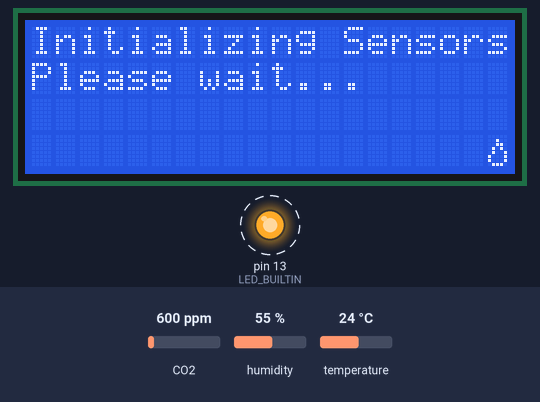
A sketch run on a simulated Arduino Uno, built with avr-gcc and run on an emulated ATmega328P. Parts: 20×4 character LCD, output pins drawn as LEDs (lit = HIGH). Dashed ring = blinking. The test bench sets the inputs (shaded band); at power-on: temperature 24 °C, humidity 55 %, CO2 600 ppm. What the sketch prints to the serial monitor is not drawn.

Above: at 5.9 s.
6.0 s: temperature set to 10.3 °C
At 7.7 s:
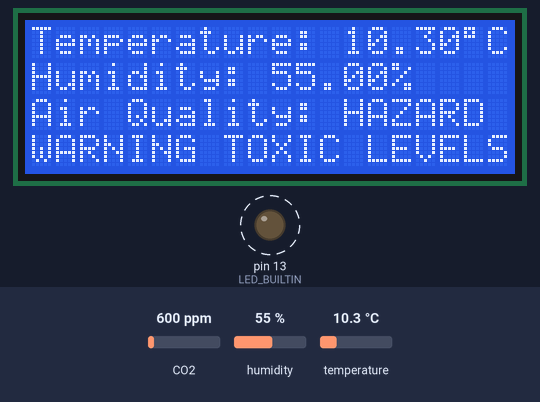
12.2 s: temperature set to 9.5 °C
At 13.2 s:
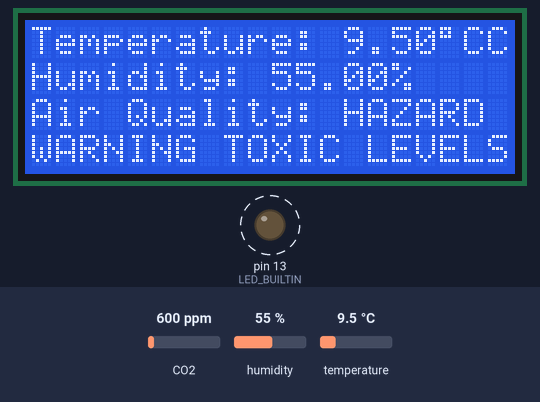
18.3 s: humidity set to 22 %
At 19.9 s:
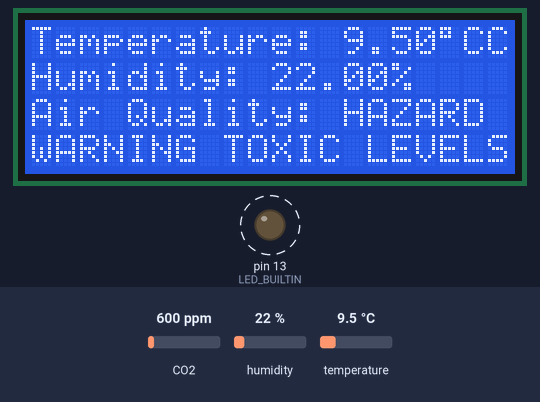
21.3 s: humidity set to 40 %
At 23.2 s:
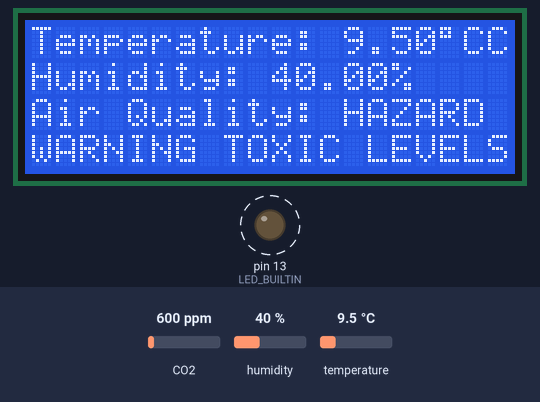
Timing chart, 0 to 25.3 s (numbered marks = the images above; inputs shaded):
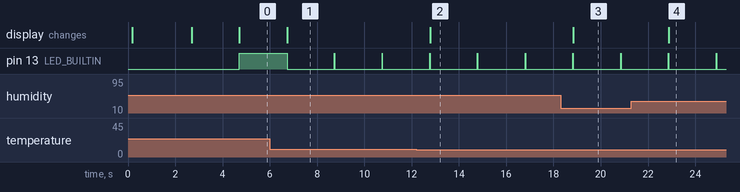

Measured:
- the behaviour switches between 10 and 9.9 °C on temperature (found by bisection; images 1 and 2)
- after the input at 6.0 s, the display: changes after 0.73 s (image 1)
- after the input at 12.2 s, the display: changes after 0.59 s (image 2)
- after the input at 18.3 s, the display: changes after 0.54 s (image 3)
- after the input at 21.3 s, the display: changes after 1.6 s (image 4)
- by itself, pin 13 (LED_BUILTIN): alternates HIGH for 0.02 s and LOW for 2.0 s

The sketch:

TESSERACT.ino
```cpp
//#include <SoftwareSerial.h>
#include <LiquidCrystal.h>
#include <DHT_U.h>
#include <DHT.h>
#include <MQ135.h>

// defines

#define dataPin 2
#define DHTType DHT22
#define ANALOGPIN 0

// Global variables

int charCount = 0, loop_run = 0;
// how many passes are required for preloading MQ135 (recommended 60)
const int loadTime = 1; // <-- 1 to load instantly

//SoftwareSerial s(5,6);
LiquidCrystal lcd(7, 8, 9, 10, 11, 12);
DHT dht = DHT(dataPin, DHTType);
MQ135 gasSensor = MQ135(ANALOGPIN);

// Initialize the special characters
byte charS[] = {
  B01111,
  B10000,
  B10000,
  B01110,
  B00001,
  B11110,
  B00000,
  B11111
};

byte charI[] = {
  B01110,
  B00100,
  B00100,
  B00100,
  B00100,
  B01110,
  B00000,
  B11111
};

byte charL[] = {
  B10000,
  B10000,
  B10000,
  B10000,
  B10000,
  B11111,
  B00000,
  B11111
};

byte charC[] = {
  B01110,
  B10001,
  B10000,
  B10000,
  B10001,
  B01110,
  B00000,
  B11111
};

byte charO[] = {
  B01110,
  B10001,
  B10001,
  B10001,
  B10001,
  B01110,
  B00000,
  B11111
};

byte charN[] = {
  B10001,
  B11001,
  B10101,
  B10101,
  B10011,
  B10001,
  B00000,
  B11111
};

byte charPlug[] = {
  B00000,
  B00100,
  B00110,
  B01010,
  B01001,
  B10001,
  B10001,
  B01110
};


// Main functions

void setup() {
  //s.begin(9600);
  Serial.begin(9600);
  pinMode(LED_BUILTIN, OUTPUT);
  dht.begin();
  // set up the LCD
  lcd.begin(20, 4);
  lcd.noDisplay();
  delay(100);
  lcd.display();

  printWelcomeScreen();
  delay(2500);
  lcd.clear();
  printCredits();
  delay(2000);
  digitalWrite(LED_BUILTIN, HIGH);
  lcd.clear();
  printSpecialChar(charPlug, 19, 3);
}

void loop() {
  if (loop_run == 0) {
    lcd.home();
    lcd.print("Initializing Sensors");
    lcd.setCursor(0, 1);
    lcd.print("Please wait...");
  } else {
    digitalWrite(LED_BUILTIN, LOW);
  }

  delay(2000); // wait for init
  loop_run++;
  digitalWrite(LED_BUILTIN, HIGH); // blink each pass

  float h = dht.readHumidity();
  float t = dht.readTemperature();
  float rzero = gasSensor.getRZero();
  float ppm = gasSensor.getPPM();

  lcd.home();
  lcd.print("Temperature: ");
  lcd.print(t);
  lcd.print((char) 223);
  lcd.print("C");
  lcd.setCursor(0, 1);
  lcd.print("Humidity: ");
  lcd.print(h);
  lcd.print("%");

  int warn = 0;
  lcd.setCursor(0, 2);
  lcd.print("Air Quality: ");
  if (loop_run < loadTime) {
    lcd.print("WAITING");
  } else {
    warn = showAirStr(ppm);
  }

  lcd.setCursor(0, 3);
  if (loop_run < loadTime) {
    lcd.print("SENSOR LOADING ");
    lcd.print((loadTime - loop_run) * 2);
    lcd.print(" ");
    return; // wait until sensor has finished loading
  }

  if (warn == 0) {
    lcd.print("Gases within limits ");
  } else if (warn == 1) {
    lcd.print("Gases outside limits");
  } else if (warn == 2) {
    lcd.print("WARNING TOXIC LEVELS");
  } else if (warn == -1) {
    lcd.print("SENSOR ERROR!");
    lcd.print(ppm);
  }

  Serial.println(ppm); // for debugging
  // Check if ESP8266 is responding
  /*float sData[] = { h, t, ppm };
  if(s.available() >= 3) {
    for (int i = 0; i < 3; i++) {
      s.write(sData[i]);
    }
  }*/
}

// Other functions

/*
 * return
 *  0 Levels within health limits
 *  1 Toxic concenteration levels
 *  -1 Unknown level detected
 * Values adjusted for an uncalibrated 24hrs preheated MQ135 sensor for Kolkata,
 * India. Expect incorrect outputs for other places (esp. outdoors). Smoke and
 * high gas concentrations near the sensor will still trigger some of the right
 * values however.
 */
int showAirStr(float mp) {
  if (mp < 10.00) {
    lcd.print("HEALTHY");
  } else if (mp >= 15.00 && mp < 25.00) {
    lcd.print("NORMAL ");
  } else if (mp >= 25.00 && mp < 35.00) {
    lcd.print("STUFFED");
  } else if (mp >= 35.00 && mp < 50.00) {
    lcd.print("UNSAFE ");
    return 1;
  } else if (mp > 50.00) {
    lcd.print("HAZARD ");
    return 2;
  } else {
    lcd.print("UNKNOWN");
    return -1;
  }
  return 0;
}

// Print functions

/*
 * Prints a special character on the 20x4 at the given row and column.
 * Please note that only a limited amount of special characters are
 * allowed and this function does not check for those.
 */
void printSpecialChar(byte character[], int localeR, int localeC) {
  lcd.createChar(charCount, character);
  lcd.setCursor(localeR, localeC);
  lcd.write(byte(charCount));
  charCount++;
}

void printWelcomeScreen() {
  lcd.home();
  lcd.print("      WELCOME!      ");
  lcd.setCursor(0, 1);
  lcd.print("  IoT Project for   ");
  lcd.setCursor(0, 2);
  lcd.print("Enviornment and Air ");
  lcd.setCursor(0, 3);
  lcd.print("  Quality Analysis  ");
}

void printCredits() {
  lcd.home();
  printSpcTeamName();
  lcd.setCursor(0, 1);
  lcd.print("Syed and Sahil ");
  lcd.setCursor(0, 3);
  lcd.print("      PRESENT      ");
}

void printSpcTeamName() {
  lcd.home();
  lcd.print("*Team ");
  printSpecialChar(charS, 6, 0);
  printSpecialChar(charI, 7, 0);
  printSpecialChar(charL, 8, 0);
  printSpecialChar(charI, 9, 0);
  printSpecialChar(charC, 10, 0);
  printSpecialChar(charO, 11, 0);
  printSpecialChar(charN, 12, 0);
  lcd.print(" Stomp*");
}
```
